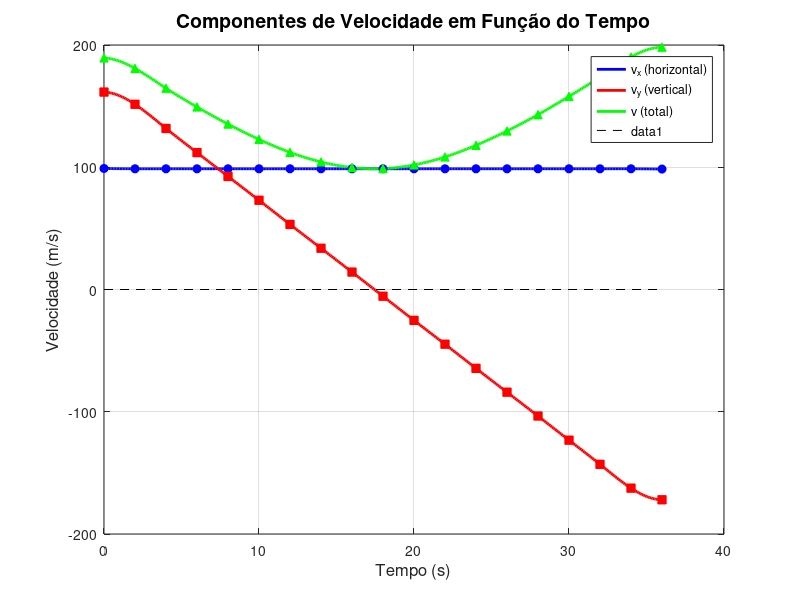

MATLAB code for this plot:
% Problema 1 - Análise de trajetória de projétil (com interpolação)
clear all; close all; clc;

% Dados originais da tabela
t = [0 2 4 6 8 10 12 14 16 18 20 22 24 26 28 30 32 34 36];
x = [0 198 395 593 790 988 1185 1383 1580 1778 1975 2173 2370 2568 2765 2963 3160 3358 3555];
y = [200 523 806 1050 1254 1420 1546 1633 1681 1690 1659 1589 1480 1331 1144 917 651 345 1];

n = length(t);
dt = t(2) - t(1);

% (a) Cálculo de vx e vy usando diferenças finitas
vx = zeros(1, n);
vy = zeros(1, n);

vx(1) = (x(2) - x(1)) / dt;
vy(1) = (y(2) - y(1)) / dt;

for i = 2:n-1
    vx(i) = (x(i+1) - x(i-1)) / (2*dt);
    vy(i) = (y(i+1) - y(i-1)) / (2*dt);
end

vx(n) = (x(n) - x(n-1)) / dt;
vy(n) = (y(n) - y(n-1)) / dt;

% (b) Cálculo da velocidade total
v = sqrt(vx.^2 + vy.^2);

% Interpolação para plotagem mais suave
t_interp = 0:0.1:36;  % Pontos a cada 0.1s (10x mais denso)
vx_interp = interp1(t, vx, t_interp, 'spline');
vy_interp = interp1(t, vy, t_interp, 'spline');
v_interp = interp1(t, v, t_interp, 'spline');

% Exibir alguns resultados
fprintf('=== Resultados (dados originais) ===\n\n');
fprintf('t=0s:  vx = %.2f m/s, vy = %.2f m/s, v = %.2f m/s\n', vx(1), vy(1), v(1));
fprintf('t=18s: vx = %.2f m/s, vy = %.2f m/s, v = %.2f m/s\n', vx(10), vy(10), v(10));
fprintf('t=36s: vx = %.2f m/s, vy = %.2f m/s, v = %.2f m/s\n', vx(n), vy(n), v(n));

% (c) Plotar os gráficos
figure('Position', [100 100 1000 600]);

% Curvas interpoladas (suaves)
plot(t_interp, vx_interp, 'b-', 'LineWidth', 2);
hold on;
plot(t_interp, vy_interp, 'r-', 'LineWidth', 2);
plot(t_interp, v_interp, 'g-', 'LineWidth', 2);

% Pontos originais calculados
plot(t, vx, 'bo', 'MarkerSize', 6, 'MarkerFaceColor', 'b');
plot(t, vy, 'rs', 'MarkerSize', 6, 'MarkerFaceColor', 'r');
plot(t, v, 'g^', 'MarkerSize', 6, 'MarkerFaceColor', 'g');

grid on;
xlabel('Tempo (s)', 'FontSize', 12);
ylabel('Velocidade (m/s)', 'FontSize', 12);
title('Componentes de Velocidade em Função do Tempo', 'FontSize', 14);
legend('v_x (horizontal)', 'v_y (vertical)', 'v (total)', 'Location', 'best');
plot([0 36], [0 0], 'k--', 'LineWidth', 0.5);

hold off;

fprintf('\nGráfico gerado com interpolação!\n');
